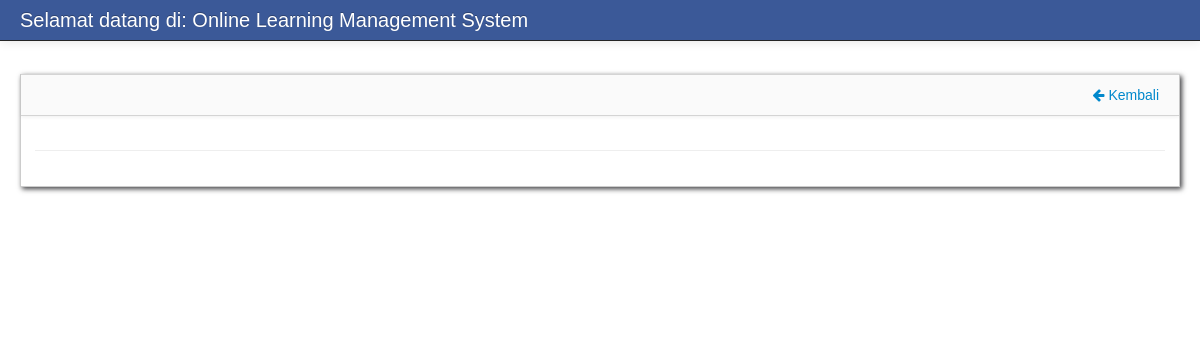
The page /about.php on the database as committed earlier.
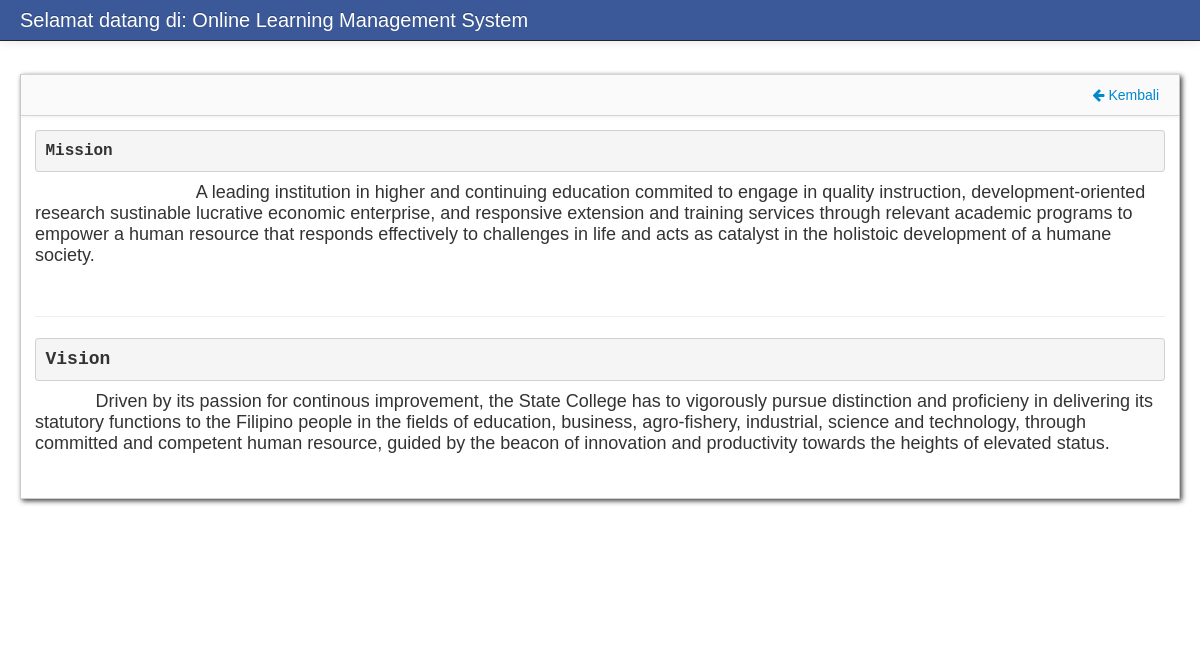
The same page on the database as committed later.
### tables this page shows
CREATE TABLE IF NOT EXISTS `content` (
  `content_id` int(11) NOT NULL AUTO_INCREMENT,
  `title` varchar(100) NOT NULL,
  `content` mediumtext NOT NULL,
  PRIMARY KEY (`content_id`)
);

### about.php (the view)
<?php include('header_dashboard.php'); ?>
    <body id="class_div">
		<?php include('navbar_about.php'); ?>
        <div class="container-fluid">
            <div class="row-fluid">
                <div class="span12" id="content">
                     <div class="row-fluid">
                        <div class="block">
								<div class="navbar navbar-inner block-header">
									<div id="" class="muted pull-right"><a href="index.php"><i class="icon-arrow-left"></i> Kembali</a></div>
								</div>
                            <div class="block-content collapse in">
                                <div class="span12">
										<?php
											$mission_query = mysql_query("select * from content where title  = 'misi' ")or die(mysql_error());
											$mission_row = mysql_fetch_array($mission_query);
											echo $mission_row['content'];
										?>
								<hr>
										<?php
											$mission_query = mysql_query("select * from content where title  = 'visi' ")or die(mysql_error());
											$mission_row = mysql_fetch_array($mission_query);
											echo $mission_row['content'];
										?>
                                </div>
                            </div>
                        </div>
                    </div>
                </div>
            </div>
		<?php include('footer.php'); ?>
        </div>
		<?php include('script.php'); ?>
    </body>
</html>

Rows that differ between the two databases and show on the page:
now on this page (row edited): content: content "Mission A leading institution in higher and continuing education commited to engage in quality instruction, development-oriented research sustinable lucrative economic enterprise, and responsive extension and training services through relevant academic programs to empower a human resource that responds effectively to challenges in life and acts as catalyst in the holistoic development of a humane society."
now on this page (row edited): content: content "Vision Driven by its passion for continous improvement, the State College has to vigorously pursue distinction and proficieny in delivering its statutory functions to the Filipino people in the fields of education, business, agro-fishery, industrial, science and technology, through committed and competent human resource, guided by the beacon of innovation and productivity towards the heights of elevated status."
